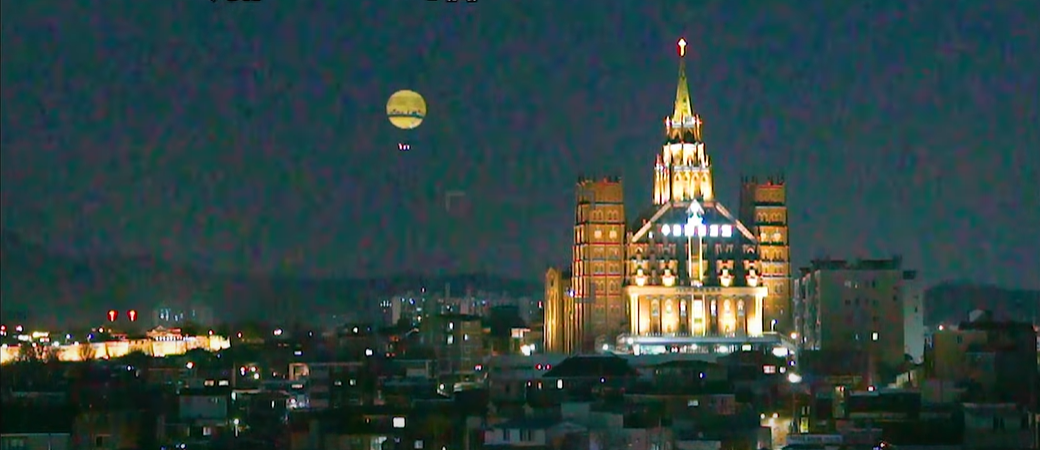
#> input picture misson/01.png, 1040 x 450 px
$ python -i 'mission1(5).py'   (imports and definitions only)
#> lines starting #> are read from the running program, lines starting #| are printed output that depends on the picture
#> further down, picture is the input picture: shape (450, 1040, 3); mean B, G, R 65.5, 66.9, 47.1
import cv2, sys

#이미지 불러오기
# 대상이미지 01.png
# png파일을 읽을때는 cv2.IMREAD_UNCHANGED 적용필요!!
# src = cv2.imread('misson/01.png', cv2.IMREAD_UNCHANGED)
# [6 lines not run here, left out]

def cartoon_filter(img):
    h, w = img.shape[:2]
#> h = 450; w = 1040
    img2 = cv2.resize(img, (w//2, h//2))
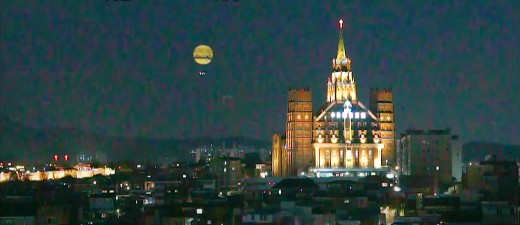
#> img2: shape (225, 520, 3); mean B, G, R 65.7, 67, 47.3

    blr = cv2.bilateralFilter(img2, -1, 20, 7)
    edge = 255 - cv2.Canny(img2, 80, 120)
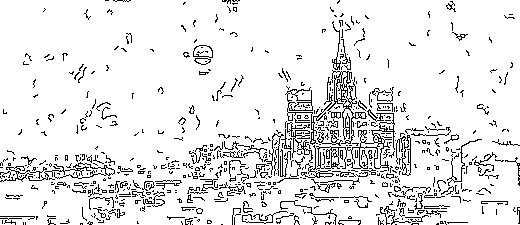
#> edge: shape (225, 520); 90.3% white; black in thin lines or dots
    edge = cv2.cvtColor(edge, cv2.COLOR_GRAY2BGR)
#> edge: shape (225, 520, 3); 90.3% white; black in thin lines or dots

    dst = cv2.bitwise_and(blr, edge)
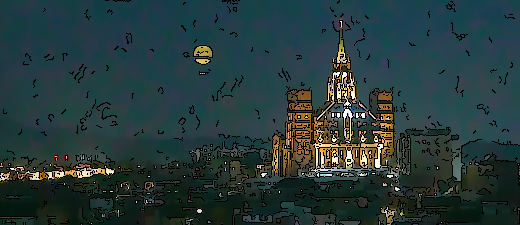
#> dst: shape (225, 520, 3); mean B, G, R 58.6, 58.4, 38.6
    dst = cv2.resize(dst, (w, h), interpolation=cv2.INTER_NEAREST)
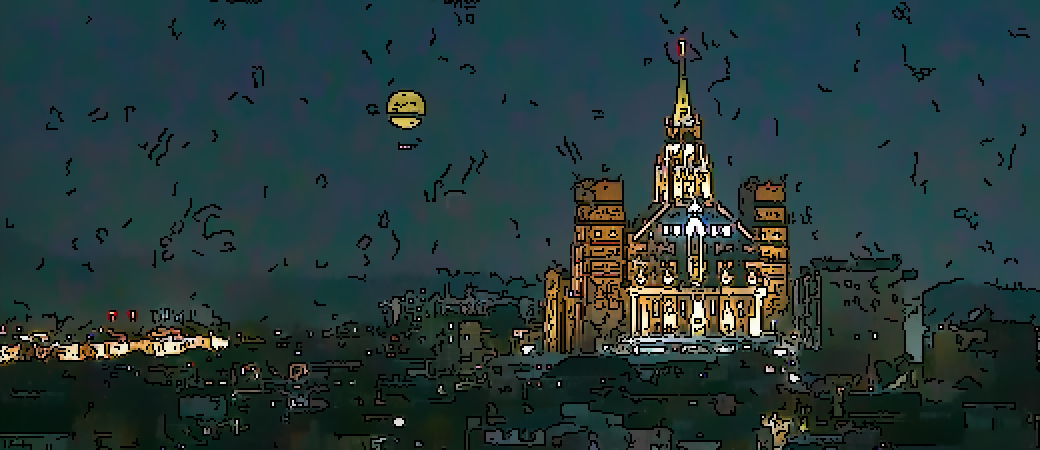
#> dst: shape (450, 1040, 3); mean B, G, R 58.6, 58.4, 38.6

    return dst

# [1 line that did not run here, left out]
# [3 lines not run here, left out]


# hsv 색공간에서 영역을 검출해서 합성
# src = cv2.cvtColor(src, cv2.COLOR_BGR2RGB)
# dst = cv2.cvtColor(dst, cv2.COLOR_BGR2RGB)
# h: 50~70, s:150~255, v:0~255
# mask = cv2.inRange(hsv,(0,0,100),(255,255,255))

# 1. Adjust Bilateral Filter Parameters:
# d: Increase this value to consider pixels further away from the central pixel, which can help preserve edges and details in the buildings.
# sigmaColor: Increase this value to reduce noise in color.
# sigmaSpace: Decrease this value to focus on local details in the buildings.


# 2. Experiment with FastNlMeansDenoising Parameters:
# h: Increase this value to reduce noise.
# templateWindowSize: Adjust this value to control the size of the search window for similar patches.
# searchWindowSize: Adjust this value to control the size of the search window for similar patches.
# denoise = cv2.fastNlMeansDenoisingColored(src,None,10,10,21,21)

# hsv = cv2.cvtColor(src, cv2.COLOR_BGR2RGB)
# hsv = cv2.cvtColor(hsv, cv2.COLOR_BGR2HSV)
# h_min = 0
# h_max = 100
# mask = cv2.inRange(hsv, h_min, h_max)
# cv2.imshow('mask', denoise)

# # 마스크 연산은 마스크 크기 만큼만
# # crop은 src배열을 부르는 또 따른 이름
# cv2.copyTo(denoise,mask,dst)
# cv2.imshow('src',src)
# cv2.imshow('dst',dst)
# cv2.waitKey()
# cv2.destroyAllWindows()

>>> import cv2
>>> picture = cv2.imread('misson/01.png')
>>> result = cartoon_filter(picture)
